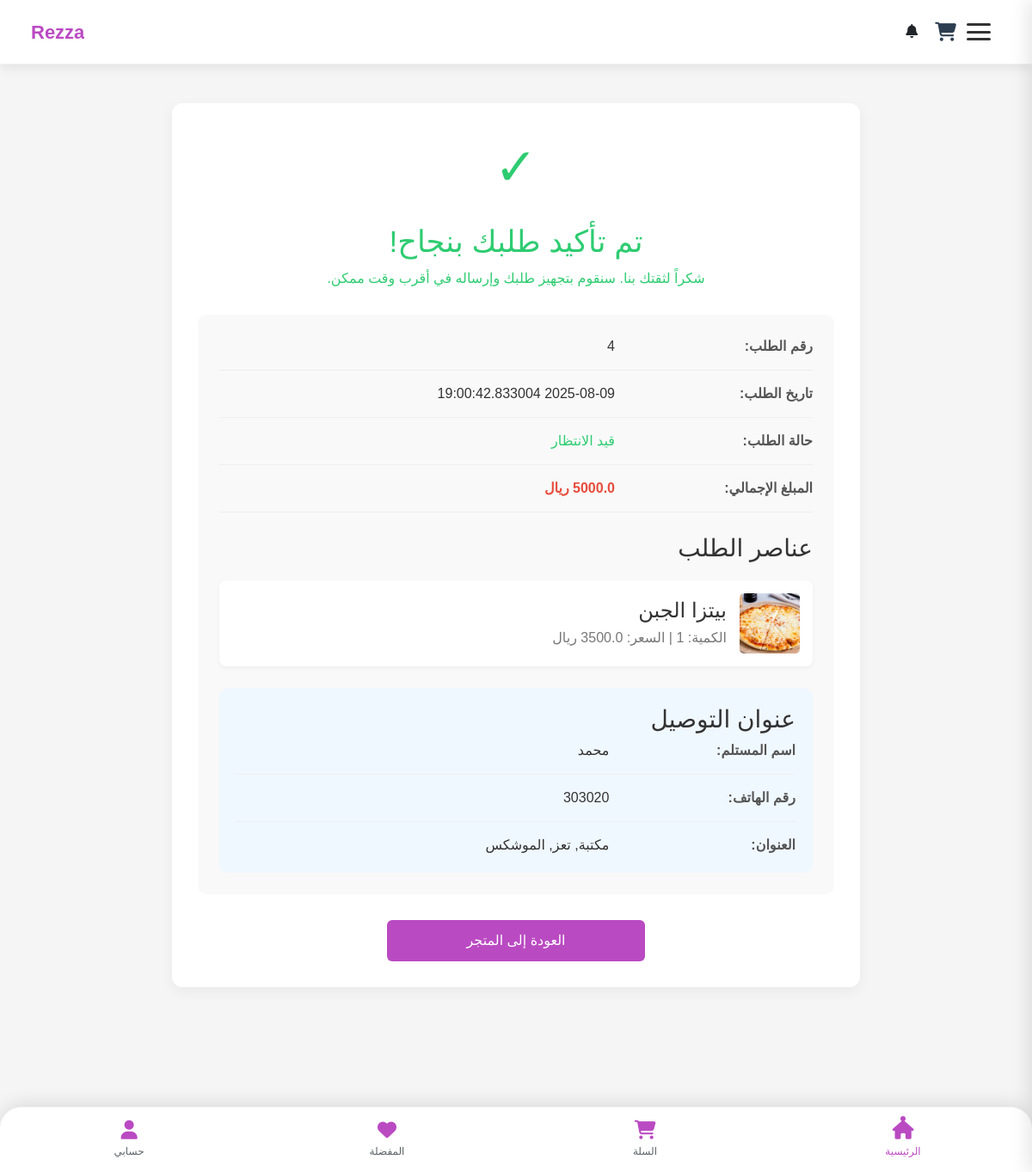
/order_success_page/4 (signed in), run on an earlier commit of the app's database.
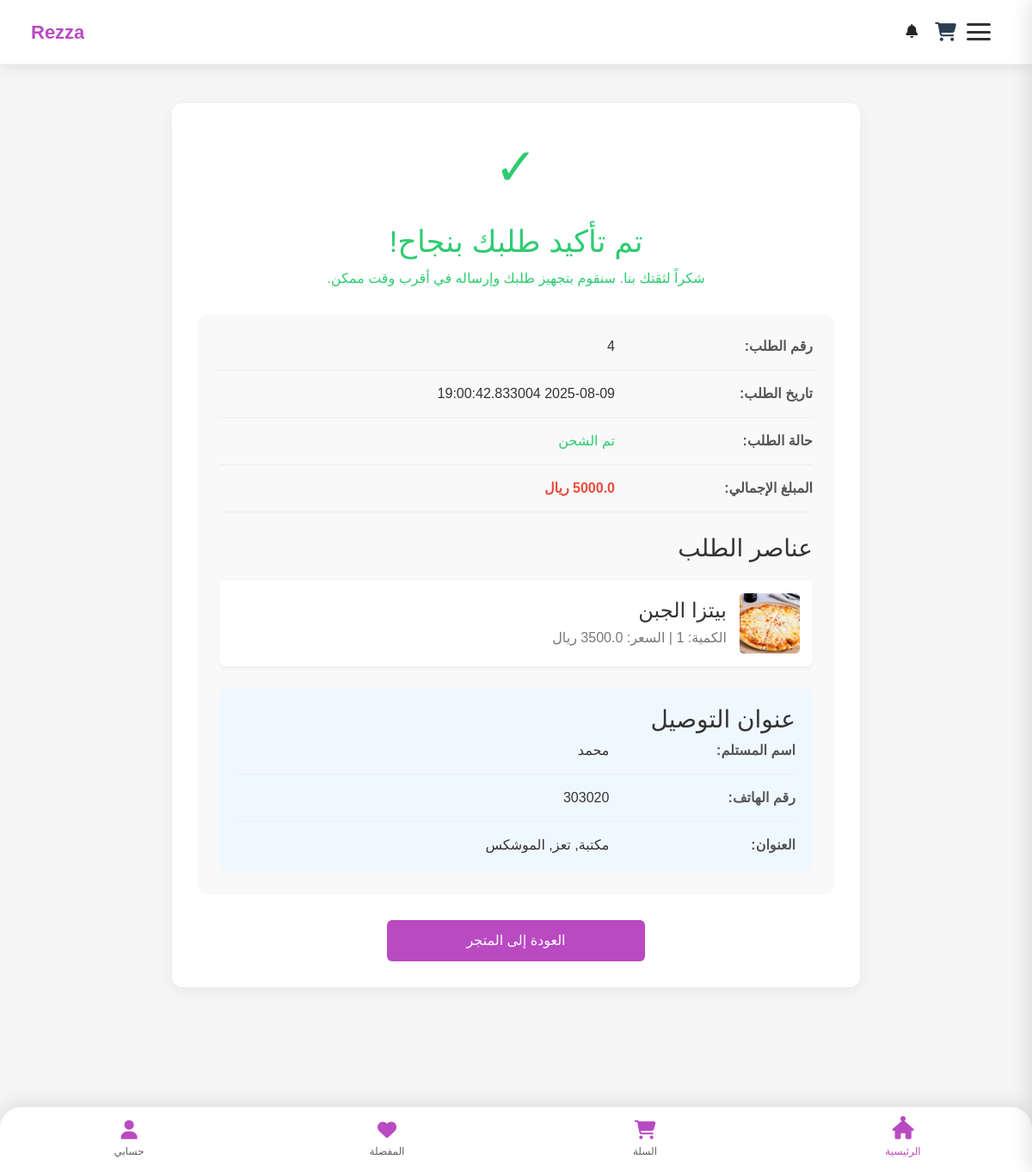
And on a later commit of the database.
### tables this page shows
CREATE TABLE orders (
    id INTEGER PRIMARY KEY AUTOINCREMENT,
    user_id INTEGER NOT NULL,
    total_price REAL NOT NULL,
    status TEXT CHECK(status IN ('قيد الانتظار', 'قيد المعالجة', 'تم الشحن', 'تم التوصيل', 'ملغي')) DEFAULT 'قيد الانتظار',
    created_at TIMESTAMP DEFAULT CURRENT_TIMESTAMP,
    updated_at TIMESTAMP DEFAULT CURRENT_TIMESTAMP,
    delivery_address_id INTEGER,
    payment_method TEXT,
    FOREIGN KEY (delivery_address_id) REFERENCES cust_addresses(id) ON DELETE SET NULL
);

### order_routes.py (the view)
@order_bp.route('/order_success_page/<int:order_id>')
def order_success_page(order_id):
    conn = get_db_connection()
    order = conn.execute("SELECT * FROM orders WHERE id = ?", (order_id,)).fetchone()
    items = conn.execute('''
        SELECT oi.quantity, oi.price, p.name, p.image
        FROM Order_Items oi
        JOIN product p ON oi.product_id = p.id
        WHERE oi.order_id = ?
    ''', (order_id,)).fetchall()
    delivery_address = None
    if order and order['delivery_address_id']:
        delivery_address_row = conn.execute("SELECT * FROM cust_addresses WHERE id = ?", (order['delivery_address_id'],)).fetchone()
        if delivery_address_row:
            delivery_address = dict(delivery_address_row)
    conn.close()
    if not order:
        flash("الطلب غير موجود.", "danger")
        return redirect(url_for('product.index'))
    return render_template('order_success.html', order=order, items=items, delivery_address=delivery_address)

### app.py (called while the page is built)
def get_db_connection():
    conn = sqlite3.connect('database/Eshop.db') # أو sqlite3.connect(app.config['DATABASE'])
    conn.row_factory = sqlite3.Row
    return conn

@app.context_processor
def inject_categories():
    conn = get_db_connection()
    cursor = conn.cursor()
    try:
        cursor.execute("""
            SELECT id, name, parent_id, image
            FROM category
            WHERE parent_id IS NULL
            ORDER BY name
        """)
        main_categories = cursor.fetchall()
        cursor.execute("SELECT id, name, parent_id, image FROM category ORDER BY name")
        all_categories = cursor.fetchall()
        return {
            'main_categories': main_categories,
            'all_categories': all_categories
        }
    finally:
        conn.close()

@app.context_processor
def inject_sellers():
    conn = get_db_connection()
    sellers = conn.execute('SELECT id, store_name FROM sellers').fetchall()
    conn.close()
    return dict(sellers=sellers)

### order_routes.py (called while the page is built)
def get_db_connection():
    conn = sqlite3.connect('database/Eshop.db')
    conn.row_factory = sqlite3.Row
    return conn

### templates/order_success.html (shortened to what this page needs)
{% include 'header_shop.html' %}
<div class="success-container">
    <div class="success-header">
        <div class="success-icon">✓</div>
        <h1>تم تأكيد طلبك بنجاح!</h1>
        <p>شكراً لثقتك بنا. سنقوم بتجهيز طلبك وإرساله في أقرب وقت ممكن.</p>
    </div>
    <div class="order-details">
        {% if order %}
            <div class="detail-row">
                <div class="detail-label">رقم الطلب:</div>
                <div class="detail-value">{{ order.id }}</div>
            </div>
            <div class="detail-row">
                <div class="detail-label">تاريخ الطلب:</div>
                <div class="detail-value">{{ order.created_at }}</div>
            </div>
            <div class="detail-row">
                <div class="detail-label">حالة الطلب:</div>
                <div class="detail-value"><span style="color: #2ecc71;">{{ order.status }}</span></div>
            </div>
            <div class="detail-row">
                <div class="detail-label">المبلغ الإجمالي:</div>
                <div class="detail-value" style="font-weight: bold; color: #e74c3c;">{{ order.total_price | round(2) }} ريال</div>
            </div>
            <div class="order-items">
                <h3 style="margin-bottom: 20px; color: #333;">عناصر الطلب</h3>
                {% for item in items %}
                    <div class="order-item">
                        <img src="{{ url_for('static', filename='uploads/' + item.image) }}" alt="{{ item.name }}" class="item-image">
                        <div class="item-info">
                            <h4 style="margin: 0 0 5px 0; color: #333;">{{ item.name }}</h4>
                            <p style="margin: 0; color: #777;">الكمية: {{ item.quantity }} | السعر: {{ item.price | round(2) }} ريال</p>
                        </div>
                    </div>
                {% endfor %}
            </div>
            {% if delivery_address %}
                <div class="delivery-address">
                    <h3 style="margin-top: 0; color: #333;">عنوان التوصيل</h3>
                    <div class="detail-row">
                        <div class="detail-label">اسم المستلم:</div>
                        <div class="detail-value">{{ delivery_address.recipient_name }}</div>
                    </div>
                    <div class="detail-row">
                        <div class="detail-label">رقم الهاتف:</div>
                        <div class="detail-value">{{ delivery_address.recipient_phone }}</div>
                    </div>
                    <div class="detail-row">
                        <div class="detail-label">العنوان:</div>
                        <div class="detail-value">
                            {{ delivery_address.full_address_description }},
                            {{ delivery_address.city }},
                            {{ delivery_address.region }}
                        </div>
                    </div>
                </div>
            {% else %}
                <p style="color: #777; text-align: center;">لا يوجد عنوان توصيل لهذا الطلب.</p>
            {% endif %}
        {% else %}
            <p style="color: #e74c3c; text-align: center;">عذراً، لا يمكن العثور على تفاصيل الطلب.</p>
        {% endif %}
    </div>
    <a href="{{ url_for('product.index') }}" class="btn-continue">العودة إلى المتجر</a>
</div>
{% include 'footer.html' %}

What changed in the data, as far as the page shows it:
changed orders id 4: status "قيد الانتظار" → "تم الشحن"
